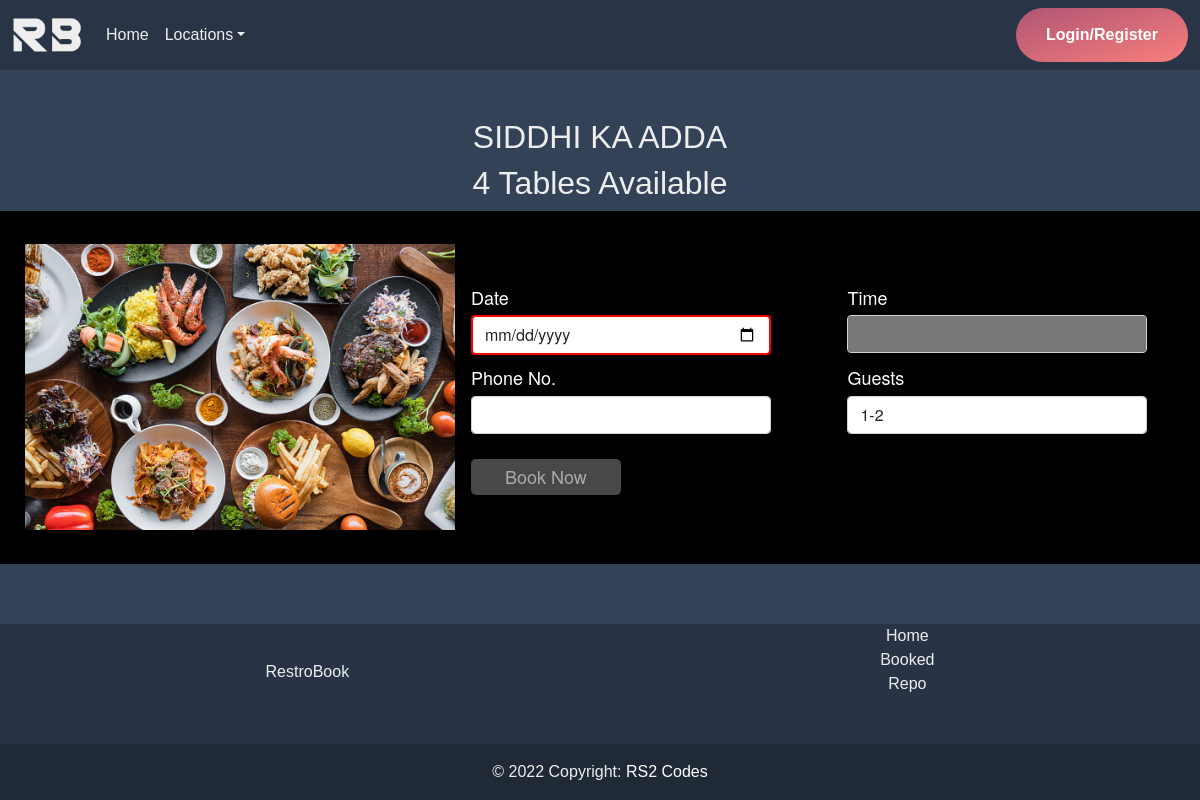
Before: /booking.php?restro_id=11 with the older database file.
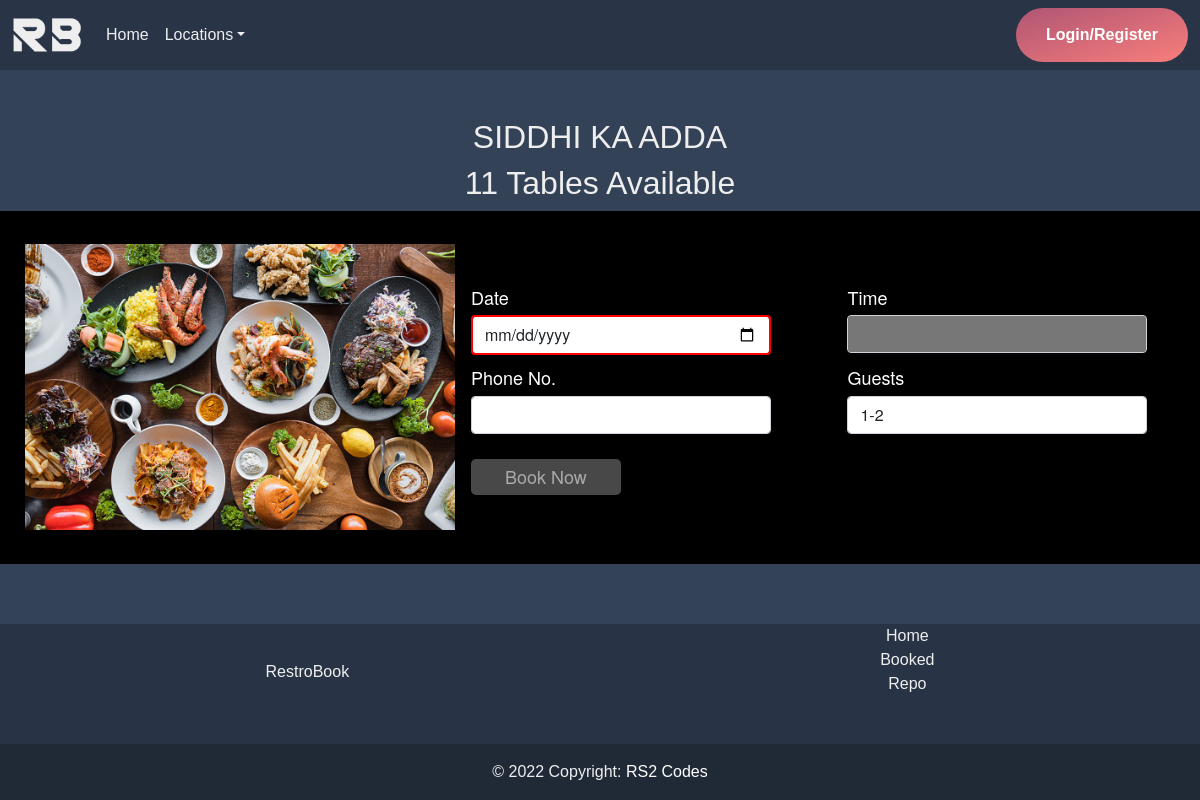
After: the same page with the newer database file.
### tables this page shows
CREATE TABLE `restaurant` (
  `restro_id` int(11) NOT NULL,
  `restro_category_id` int(11) NOT NULL,
  `restro_name` varchar(200) NOT NULL,
  `restro_desc` text NOT NULL,
  `restro_image` varchar(200) NOT NULL,
  `restro_image_alt` varchar(200) NOT NULL,
  `restro_tab_avl` int(200) NOT NULL,
  `restro_email` varchar(200) NOT NULL,
  `restro_address` text NOT NULL,
  `restro_city_id` int(11) NOT NULL,
  `restro_pincode` int(7) NOT NULL,
  `restro_phone_no` varchar(13) NOT NULL,
  `restro_contact_no` varchar(13) NOT NULL,
  `restro_other_details` text NOT NULL,
  `restro_table` text NOT NULL
);

### backend/assets/check.php (called while the page is built, shortened)
<?php
class dbConnect
{
    private $host = 'localhost';
    private $user = 'root';
    private $dbname = 'restro';
    private $password = '';
    function connect()
    {
        try {
            $conn = new PDO('mysql:host=' . $this->host . '; dbname=' . $this->dbname . ';', $this->user, $this->password);
            $conn->setAttribute(PDO::ATTR_ERRMODE, PDO::ERRMODE_EXCEPTION);
            return $conn;
        } catch (PDOException $e) {
            echo 'Database Error: ' . $e->getMessage();
        }
    }
}

### booking.php (the view, shortened to what this page needs)
<?php
if (isset($_GET['restro_id'])) {
    $restro_id = filter_var($_GET['restro_id'], FILTER_SANITIZE_NUMBER_INT);
} else {
    if (isset($_SERVER['HTTP_REFERER'])) {
        header("location: " . $_SERVER['HTTP_REFERER']);
    } else {
        die('Error 404');
    }
}
include_once('backend/assets/check.php');
?>
<!DOCTYPE html>
<html lang="en">
<head>
    <link href="https://cdn.jsdelivr.net/npm/bootstrap@5.1.3/dist/css/bootstrap.min.css" rel="stylesheet">
    <link href="css/style.css" rel="stylesheet">
</head>
<body>
    <?php include_once('assets/navigation.php'); ?>
    <?php
    $db = new dbConnect;
    $query = 'SELECT * FROM restaurant WHERE restro_id = :restro_id';
    $stmt_restro = $db->connect()->prepare($query);
    $stmt_restro->bindParam(':restro_id', $restro_id);
    $stmt_restro->execute();
    $dataShow = $stmt_restro->fetch(PDO::FETCH_ASSOC);
    ?>
    <div class="d-flex flex-column justify-content-center mt-5 mx-md-n5">
        <h2 class="text-center px-md-5 text-uppercase"><?php echo $dataShow['restro_name']; ?></h2>
        <h2 class="text-center px-md-5"><?php echo $dataShow['restro_tab_avl']; ?> Tables Available</h2>
    </div>
    <?php if($dataShow['restro_tab_avl'] > 0) { ?>
    <div class="booking main">
        <div class="image-sec">
            <img src="images/<?php echo $dataShow['restro_image']; ?>">
        </div>
        <div class="form-sec">
            <form action="backend/assets/check.php" id="booking_form" onsubmit="bookingSubmit(event);" method="post">
                <div class="row">
                    <div class="col-md-6">
                        <div class="form-group">
                            <span class="form-label">Date</span>
                            <input class="form-control" id="booking_date" name="book_date" type="date" min=<?php echo date("Y-m-d") ?> required>
                        </div>
                    </div>
                    <div class="col-md-6">
                        <div class="form-group">
                            <span class="form-label">Time</span>
                            <select class="form-control selectt" id="booking_time" name="book_time" required>
                            </select>
                        </div>
                    </div>
                    <div class="col-md-6">
                        <div class="form-group">
                            <span class="form-label">Phone No.</span>
                            <input class="form-control" name="book_phone" type="tel" maxlength="10" required>
                        </div>
                    </div>
                    <div class="col-md-6">
                        <div class="form-group">
                            <span class="form-label">Guests</span>
                            <select class="form-control selectt" name="book_guest" required>
                                <option value="2">1-2</option>
                            </select>
                        </div>
                    </div>
                </div>
                <div class="form-btn">
                    <button class="submit-btn" id="submit-btn" name="book_submit">Book Now</button>
                </div>
            </form>
        </div>
    </div>
    <?php }  ?>
    <?php include_once("assets/footer.php"); ?>
</body>
</html>

Changed rows visible on the page:
changed restaurant "SIDDHI KA ADDA": restro_tab_avl "4" → "11"
